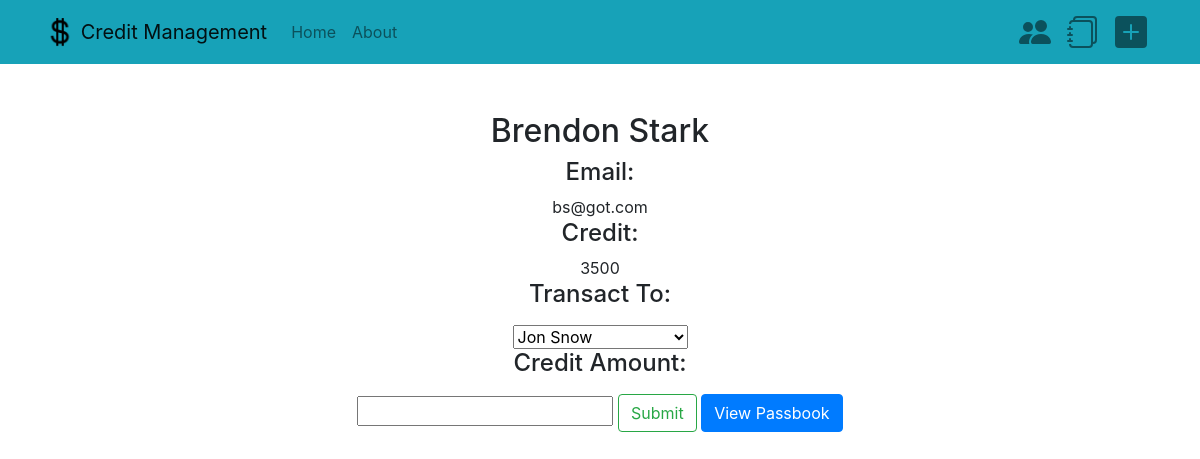
Screenshot of /profile/4 with the database file from the repository.
### creditmanage/models.py (models this page shows)
class people(models.Model):
	name=models.CharField(max_length=64)
	email=models.EmailField()
	credit=models.IntegerField()
	def __str__(self):
		return self.name

### creditmanage/views.py (the view)
# urls.py: path('profile/<int:pk>',views.profile,name='profile'),
def profile(request,pk):
	name=people.objects.get(pk=pk)
	if(request.method=='POST'):
		cred=int(request.POST["credit"])
		tran=people.objects.get(pk=int(request.POST["trans"]))
		name.credit = name.credit - cred
		tran.credit = tran.credit + cred
		e = transaction(Sender=name,Receiver=tran,Credit_Amount=cred,Date=timezone.now(),Senderbalance=name.credit,Receiverbalance=tran.credit)
		e.save()
		name.save()
		tran.save()
		return render(request, 'creditmanage/profile.html',{
			'name': name,
			'people':people.objects.all(),
			'message': "Transaction Successfull!"
			})
	else:
		return render(request, 'creditmanage/profile.html',{
			'name': people.objects.get(pk=pk),
			'people':people.objects.all()
			})

### creditmanage/templates/creditmanage/profile.html (shortened to what this page needs)
{% extends 'creditmanage/layout.html' %}
{% block body %}
<div class="row justify-content-center mt-5">
	<div class="col-lg-7 text-center">
	<form method="POST">
			<h2>{{name.name}}</h2>
			<h4>Email:</h4>{{name.email}}
			<h4>Credit:</h4>{{name.credit}}
		<h4><label for="cars">Transact To:</label></h4>
		<select name="trans" id="cars">
			{% for person in people %}
				{%if person != name %}
					<option value="{{person.id}}">{{person}}</option>
				{% endif %}
		  {% endfor %}
		</select>
		<h4><label for="credit">Credit Amount:</label></h4>
		<input type="number" name="credit" max="{{name.credit}}" class="credit">
		<button type="submit" class="btn btn-outline-success">Submit</button>
		<a href="{% url 'viewpassbook' name.id %}" class="btn btn-primary">View Passbook</a>
	</form>
	</div>
</div>
{% endblock %}

### creditmanage/static/creditmanage/layout.css (style rules this page uses)
* { box-sizing: border-box; }
.row:after { content: ""; display: table; clear: both; }

### rows the page displays
people: name "Brendon Stark", email "bs@got.com", credit "3500"

### other values shown
form field trans "Jon Snow"
